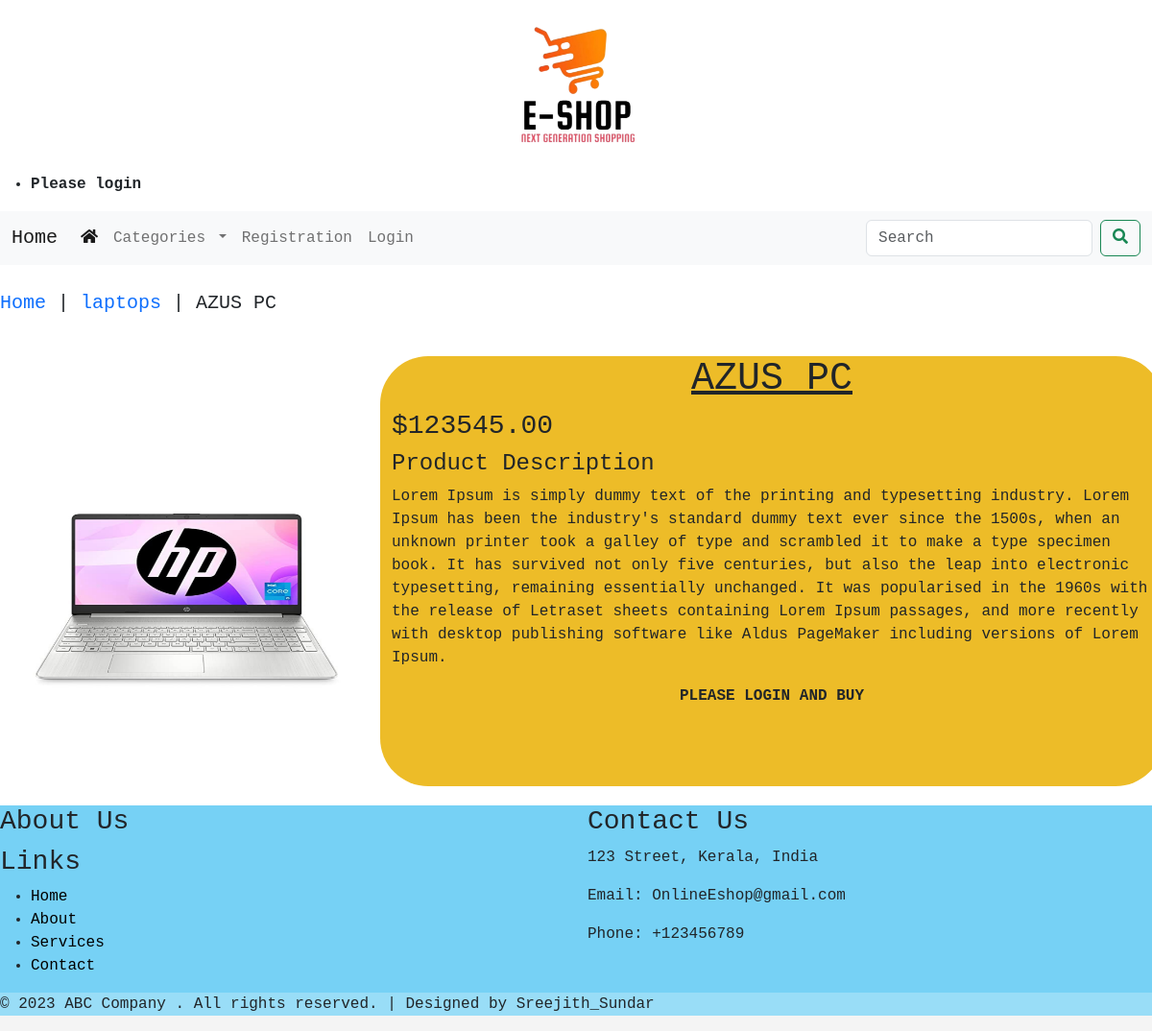
The app's page /laptops/azus-pc/ with its own data.
### shop/models.py (models this page shows, shortened)
class Product(models.Model):
    name = models.CharField(max_length=250, unique=True)
    slug = models.SlugField(max_length=250, unique=True)
    description = models.TextField(blank=True)
    price = models.DecimalField(max_digits=10, decimal_places=2)
    category = models.ForeignKey(Category, on_delete=models.CASCADE)
    image = models.ImageField(upload_to='product', blank=True)
    stock = models.IntegerField()
    available = models.BooleanField(default=True)
    created = models.DateTimeField(auto_now_add=True)
    updated = models.DateTimeField(auto_now=True)
    class Meta:
        ordering = ('name',)
        verbose_name = 'product'
        verbose_name_plural = 'products'

class Category(models.Model):
    name = models.CharField(max_length=250, unique=True)
    slug = models.SlugField(max_length=250, unique=True)
    description = models.TextField(blank=True)
    image = models.ImageField(upload_to='category', blank=True)
    class Meta:
        ordering = ('name',)
        verbose_name = 'category'
        verbose_name_plural = 'categories'
    def get_url(self):
        return reverse('shop:products_by_category', args=[self.slug])
    def __str__(self):
        return '{}'.format(self.name)

### shop/views.py (the view)
# urls.py: path('<slug:c_slug>/<slug:product_slug>/', views.prodetail, name='prod_cat_detail'),
def prodetail(request, c_slug, product_slug):
    try:
        product = Product.objects.get(category__slug=c_slug, slug=product_slug)
    except Exception as e:
        raise e
    return render(request, "product.html", {'product': product})

### cartapp/context_processors.py (called while the page is built)
def counter(request):
    item_count = 0
    if 'admin' in request.path:
        return {}
    else:
        try:
            cart = Cart.objects.filter(cart_id=_cart_id(request))
            cart_items = CartItem.objects.all().filter(cart=cart[:1])
            for cart_item in cart_items:
                item_count += cart_item.quantity
        except Cart.DoesNotExist:
            item_count = 0
    return dict(item_count=item_count)

### cartapp/views.py (called while the page is built)
def _cart_id(request):
    cart = request.session.session_key
    if not cart:
        cart = request.session.create()
    return cart

### shop/context_processors.py (called while the page is built)
def menu_links(request):
    links = Category.objects.all()
    return dict(links=links)

### templates/product.html (shortened to what this page needs)
{% extends 'base.html' %}
{% load static %}
{% block content %}
<div class="row my_prod_row_class">
        <div class="mx_auto" id="bar">
            <p><a href="{% url 'shop:allProdCat' %}" style="text-decoration: none;">Home</a> | <a href="{{product.category.get_url}}" style="text-decoration: none;"> {{ product.category}}</a> | {{product.name}}</p>
        </div>
  <div class="container-fluid">
    <br>
    <div class="row">
        <div class="col-md-4 text-center colum1">
            <div>
                 <img src="{{product.image.url}}" class="product-img mt-5" alt="{{product.name}}">
            </div>
        </div>
        <div class="col-md-8  colum2">
            <div>
                <h1 class="name">{{product.name}}</h1>
                <h3 class="price">${{product.price}}</h3>
                <h4 class="des">Product Description</h4>
                <p class="description">{{product.description}}</p>
                {% if product.stock <= 0 %}
                    <P class=""><b>Out of stock</b></P>
                {% else %}
                     {% if user.is_authenticated %}
                     <div class="butt">
                       <a href="{% url 'shop:checkout' %}" class="btn btn-success ">Buy Now</a>
                       <a class="btn btn-secondary " href="{% url 'cartapp:add_cart' product.id %}">Add to Cart</a>
                       <br>
                       <br>
                     </div>
                     {% else %}
                     <div class="text-center">
                       <b class=""> PLEASE LOGIN AND BUY </b>
                     </div>
                     {% endif %}
                {% endif %}
            </div>
        </div>
    </div>
  </div>
</div>
{% endblock %}

### static/css/desig.css (style rules this page uses)
* { margin: 0; padding: 0; box-sizing: border-box; font-family: 'Courier New', Courier, monospace; }
body { font-family: Arial, sans-serif; }
h1 { text-align: center; }
body { font-family: Arial, sans-serif; background-color: #f4f4f4; }
.my_prod_row_class { padding-top: 25px; padding-bottom: 20px; }
#bar { background:white; font-size: 20px; text-decoration: none; }
.product-img { padding-top:20px; width: 350px; height: 400px; border-radius:50px; }
.row .colum1 { border-radius: 50px; border-color: black; }
.row .colum2 { background: #edbc28; border-radius: 50px; }
.row .colum2 .name { text-decoration: underline; }

### records on screen
Product: category "laptops", name "AZUS PC", image (picture), price "123545.00", description "Lorem Ipsum is simply dummy text of the printing and typesetting industry. Lorem Ipsum has been the industry's standard dummy text ever since the 1500s, when an unknown printer took a galley of type and scrambled it to make a type specimen book. It has survived not only five centuries, but also the leap into electronic typesetting, remaining essentially unchanged. It was popularised in the 1960s with the release of Letraset sheets containing Lorem Ipsum passages, and more recently with desktop publishing software like Aldus PageMaker including versions of Lorem Ipsum."
